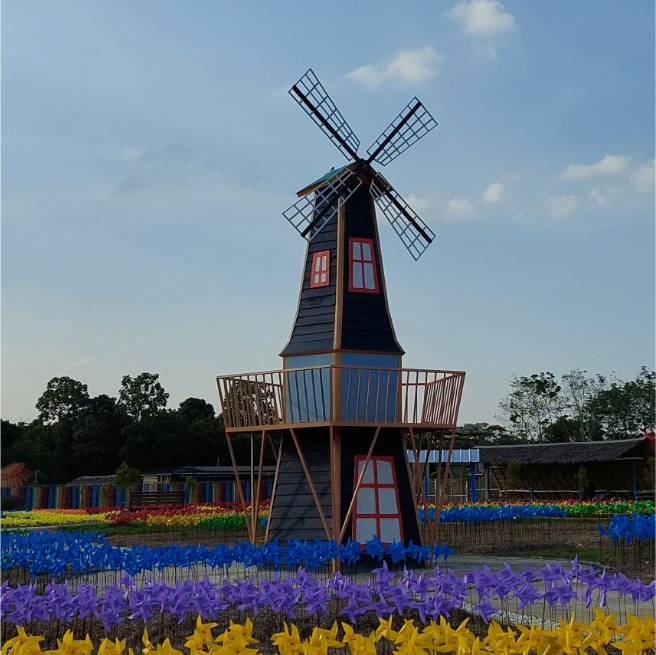
#> input picture Contrast Enhancement/Foto.jpg, 656 x 655 px
$ python contrast-enhancement.py
#> lines starting #> are read from the running program, lines starting #| are printed output that depends on the picture
import cv2
import numpy as np

image = cv2.imread('Foto.jpg')
#> image is the input picture: shape (655, 656, 3); mean B, G, R 131.2, 119, 105.8

alpha = 3 #Nilai Contrast

adjusted = cv2.convertScaleAbs(image, alpha=alpha)
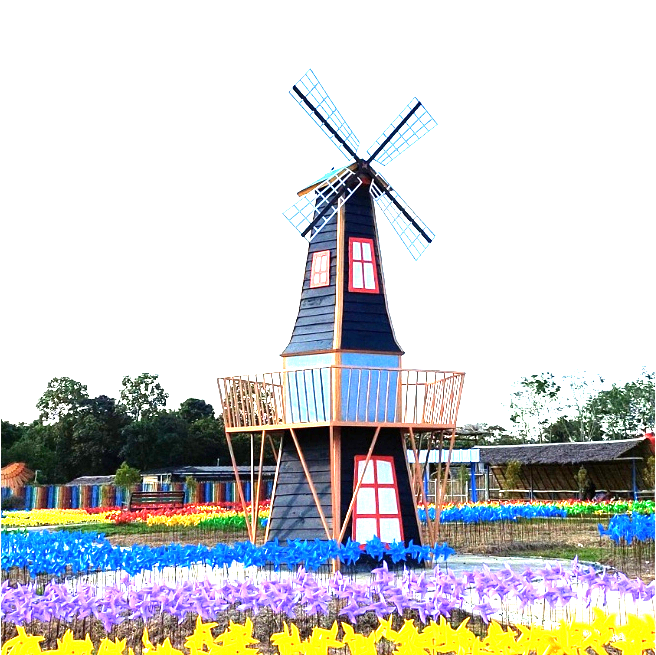
#> adjusted: shape (655, 656, 3); mean B, G, R 203.2, 204.4, 203.8

cv2.imshow('adjusted', adjusted)
cv2.waitKey()
cv2.destroyAllWindows()
